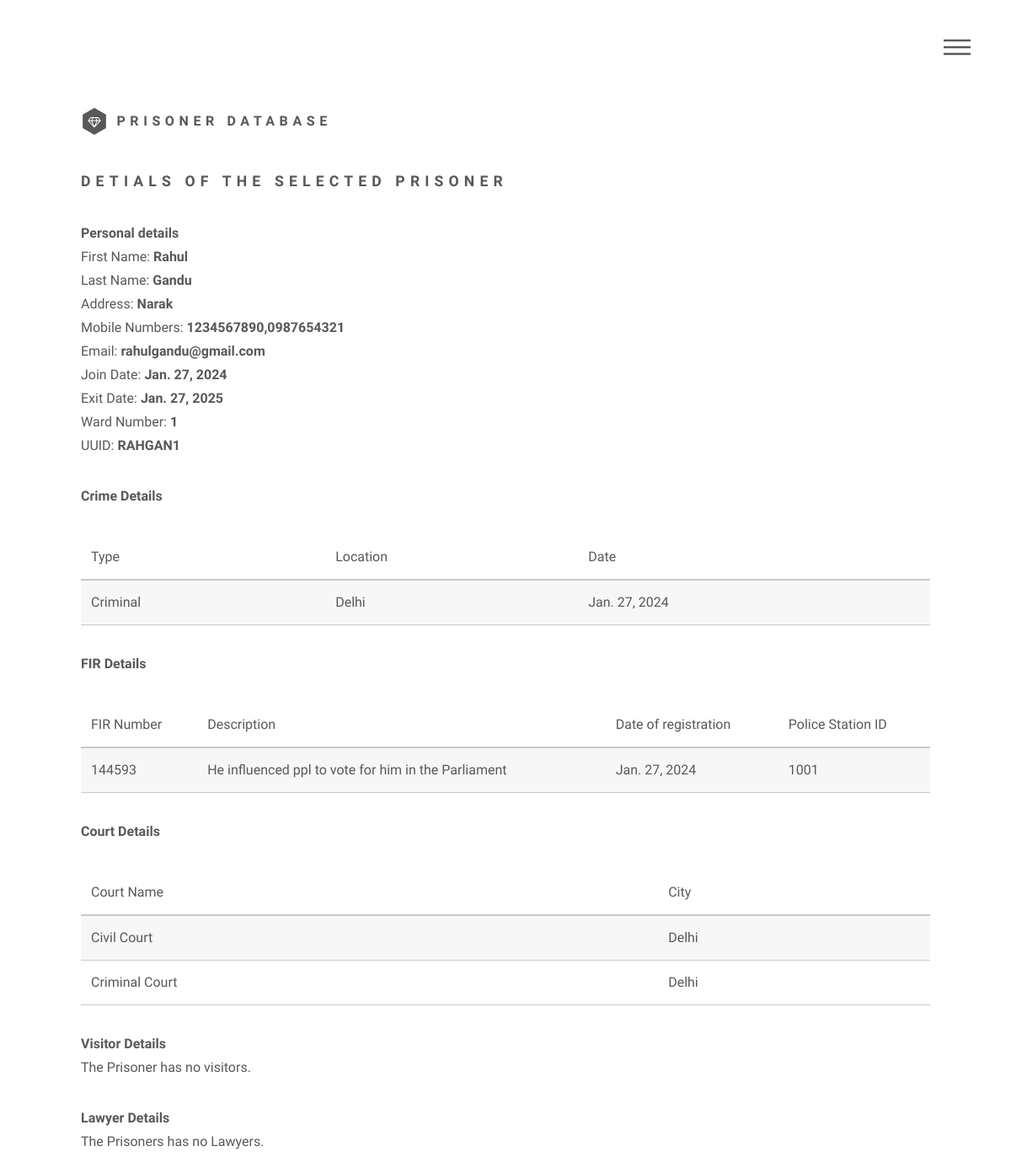
/view/prisoner_details/1/, run on an earlier commit of the app's database.
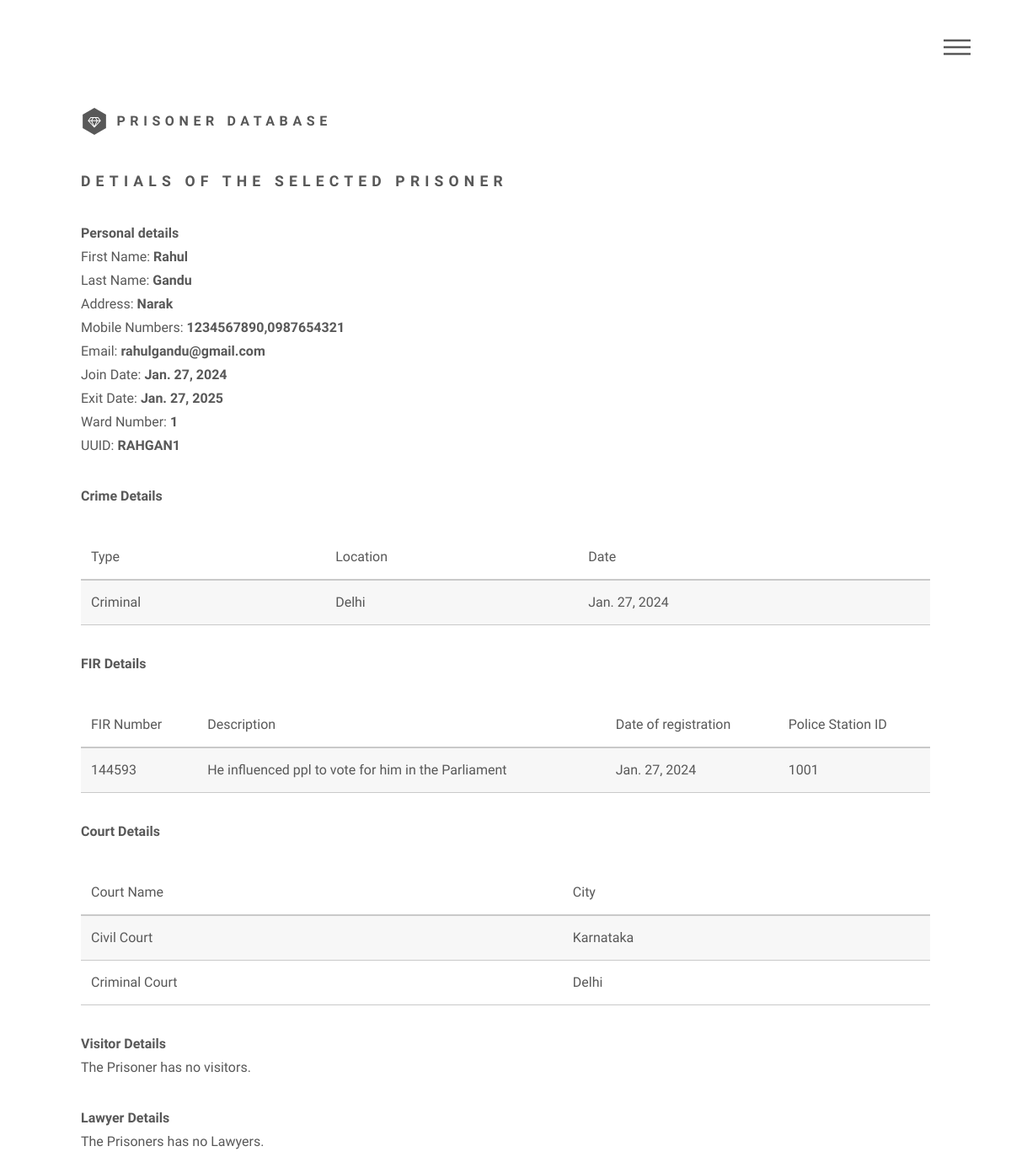
And on a later commit of the database.
### main/models.py (models this page shows, shortened)
class Prisoner(models.Model):
    first_name = models.CharField(max_length=100)
    last_name = models.CharField(max_length=100)
    address = models.TextField()
    mobile_numbers = models.TextField(help_text="Enter mobile numbers, separated by commas")
    email = models.EmailField()
    join_date = models.DateField()
    duration = models.CharField(max_length=100)
    exit_date = models.DateField()
    ward = models.CharField(max_length=100)
    uuid = models.CharField(max_length=100)
    def get_mobile_numbers(self):
        return [number.strip() for number in self.mobile_numbers.split(',')]
    def set_mobile_numbers(self, numbers):
        self.mobile_numbers = ','.join(numbers)
    mobile_numbers_list = property(get_mobile_numbers, set_mobile_numbers)

class Crime(models.Model):
    prisoner = models.ForeignKey(Prisoner, on_delete=models.CASCADE, related_name='crimes')
    crime_type = models.CharField(max_length=200)
    crime_location = models.CharField(max_length=200)
    crime_date = models.DateField()
    fir = models.OneToOneField(FIR, on_delete=models.CASCADE, related_name='fir', null=True, blank=True)

class FIR(models.Model):
    fir_number = models.CharField(max_length=20)
    description = models.TextField()
    date_of_registration = models.DateField()
    ps_id_no = models.CharField(max_length=100)

class Court(models.Model):
    court_name = models.CharField(max_length=100)
    court_location = models.CharField(max_length=200)
    prisoner = models.ForeignKey(Prisoner, on_delete=models.CASCADE, related_name='courts')

### main/views.py (the view)
# urls.py: path("view/prisoner_details/<int:prisoner_id>/", views.view_prisoner_details, name="view_prisoner_details"),
def view_prisoner_details(request, prisoner_id):
    prisoner = Prisoner.objects.get(id=prisoner_id)
    crimes = Crime.objects.filter(prisoner=prisoner)
    firs = []
    for crime in crimes:
        firs.append(crime.fir)
    courts = Court.objects.filter(prisoner=prisoner)
    visitors = Visitor.objects.filter(prisoner=prisoner)
    lawyers = Lawyer.objects.filter(prisoner=prisoner)
    data = {
        "prisoner": prisoner,
        "crimes": crimes,
        "firs": firs,
        "courts": courts,
        "visitors": visitors,
        "lawyers": lawyers
    }
    return render(request, "main/view_prisoner_details.html", data)

### templates/main/view_prisoner_details.html
{% extends 'base.html' %}
{% load static %}
{% block content %}
<h2>Detials of the selected prisoner</h2>
<p>
    <b>Personal details</b><br>
    First Name: <b>{{ prisoner.first_name }}</b><br>
    Last Name: <b>{{ prisoner.last_name }}</b><br>
    Address: <b>{{ prisoner.address }}</b><br>
    Mobile Numbers: <b>{{ prisoner.mobile_numbers }}<br></b>
    Email: <b>{{ prisoner.email }}</b><br>
    Join Date: <b>{{ prisoner.join_date }}</b><br>
    Exit Date: <b>{{ prisoner.exit_date }}</b><br>
    Ward Number: <b>{{ prisoner.ward }}</b><br>
    UUID: <b>{{ prisoner.uuid }}</b><br>
</p>
<p>
    <b>Crime Details</b><br>
    {% if crimes %}
    <table>
        <thead>
            <tr>
                <td>Type</td>
                <td>Location</td>
                <td>Date</td>
            </tr>
        </thead>
        <tbody>
            {% for crime in crimes %}
            <tr>
                <td>
                    {{ crime.crime_type }}
                </td>
                <td>
                    {{ crime.crime_location }}
                </td>
                <td>
                    {{ crime.crime_date }}
                </td>
            </tr>
            {% endfor %}
        </tbody>
    </table>
    {% else %}
    The person has no crimes entered yet
    {% endif %}
</p>
<p>
    <b>FIR Details</b><br>
    {% if firs %}
    <table>
        <thead>
            <tr>
                <td>FIR Number</td>
                <td>Description</td>
                <td>Date of registration</td>
                <td>Police Station ID</td>
            </tr>
        </thead>
        <tbody>
            {% for fir in firs %}
            <tr>
                <td>
                    {{ fir.fir_number }}
                </td>
                <td>
                    {{ fir.description }}
                </td>
                <td>
                    {{ fir.date_of_registration }}
                </td>
                <td>
                    {{ fir.ps_id_no }}
                </td>
            </tr>
            {% endfor %}
        </tbody>
    </table>
    {% else %}
    The person has no FIRs filed yet
    {% endif %}
</p>
<p>
    <b>Court Details</b><br>
    {% if courts %}
    <table>
        <thead>
            <tr>
                <td>Court Name</td>
                <td>City</td>
            </tr>
        </thead>
        <tbody>
            {% for court in courts %}
            <tr>
                <td>
                    {{ court.court_name }}
                </td>
                <td>
                    {{ court.court_location }}
                </td>
            </tr>
            {% endfor %}
        </tbody>
    </table>
    {% else %}
    The prisoner is not presented in any court.
    {% endif %}
</p>
<p>
    <b>Visitor Details</b><br>
    {% if visitors %}
    <table>
        <thead>
            <tr>
                <td>Visitor Name</td>
                <td>Relationship</td>
                <td>Mobile Number</td>
                <td>Address</td>
                <td>Log in Time</td>
                <td>Log out Time</td>
            </tr>
        </thead>
        <tbody>
            {% for visitor in visitors %}
            <tr>
                <td>
                    {{ visitor.visitor_name }}
                </td>
                <td>
                    {{ visitor.relationship }}
                </td>
                <td>
                    {{ visitor.mobile }}
                </td>
                <td>
                    {{ visitor.address }}
                </td>
                <td>
                    {{ visitor.log_in_time }}
                </td>
                <td>
                    {{ visitor.log_out_time }}
                </td>
            </tr>
            {% endfor %}
        </tbody>
    </table>
    {% else %}
    The Prisoner has no visitors.
    {% endif %}
</p>
<p>
    <b>Lawyer Details</b><br>
    {% if lawyers %}
    <table>
        <thead>
            <tr>
                <td>Name</td>
                <td>Bar No.</td>
            </tr>
        </thead>
        <tbody>
            {% for lawyer in lawyers %}
            <tr>
                <td>
                    {{ lawyer.name }}
                </td>
                <td>
                    {{ lawyer.bar_no }}
                </td>
            </tr>
        </tbody>
        {% endfor %}
    </table>
    {% else %}
    The Prisoners has no Lawyers.
    {% endif %}
</p>
{% endblock %}

### templates/base.html (shortened to what this page needs)
<!DOCTYPE HTML>
{% load static %}
<html>
	<head>
		<link rel="stylesheet" href="{% static 'assets/css/main.css' %}" />
	</head>
	<body class="is-preload">
			<div id="wrapper">
					<header id="header">
						<div class="inner">
								<a href="/" class="logo">
									<span class="symbol"><img src="{% static 'images/logo.svg' %}" alt="" /></span><span class="title">Prisoner Database</span>
								</a>
								<nav>
									<ul>
										<li><a href="#menu">Menu</a></li>
									</ul>
								</nav>
						</div>
					</header>
					<div id="main">
						<div class="inner">
							{% block content %}
							{% endblock %}
						</div>
					</div>
			</div>
	</body>
</html>

### static/assets/css/main.css (style rules this page uses)
html, body, div, span, applet, object, iframe, h1, h2, h3, h4, h5, h6, p, blockquote, pre, a, abbr, acronym, address, big, cite, code, del, dfn, em, img, ins, kbd, q, s, samp, small, strike, strong, sub, sup, tt, var, b, u, i, center, dl, dt, dd, ol, ul, li, fieldset, form, label, legend, table, caption, tbody, tfoot, thead, tr, th, td, article, aside, canvas, details, embed, figure, figcaption, footer, header, hgroup, menu, nav, output, ruby, section, summary, time, mark, audio, video { margin: 0; padding: 0; border: 0; font-size: 100%; font: inherit; vertical-align: baseline; }
article, aside, details, figcaption, figure, footer, header, hgroup, menu, nav, section { display: block; }
body { line-height: 1; }
ol, ul { list-style: none; }
table { border-collapse: collapse; border-spacing: 0; }
body { -webkit-text-size-adjust: none; }
body { -ms-overflow-style: scrollbar; }
html { box-sizing: border-box; }
*, *:before, *:after { box-sizing: inherit; }
body { background: #ffffff; }
body, input, select, textarea { color: #585858; font-family: "Source Sans Pro", Helvetica, sans-serif; font-size: 16pt; font-weight: 300; line-height: 1.75; }
@media screen and (max-width: 1680px) { body, input, select, textarea { font-size: 14pt; } }
@media screen and (max-width: 1280px) { body, input, select, textarea { font-size: 12pt; } }
a { -moz-transition: border-bottom-color 0.2s ease, color 0.2s ease; -webkit-transition: border-bottom-color 0.2s ease, color 0.2s ease; -ms-transition: border-bottom-color 0.2s ease, color 0.2s ease; transition: border-bottom-color 0.2s ease, color 0.2s ease; text-decoration: none; color: #585858; border-bottom: dotted 1px rgba(88, 88, 88, 0.5); }
strong, b { font-weight: 900; }
p { margin: 0 0 2em 0; }
h2, h3, h4, h5, h6 { font-weight: 900; line-height: 1.5; margin: 0 0 2em 0; text-transform: uppercase; letter-spacing: 0.35em; }
h2 { font-size: 1.1em; }
ul { list-style: disc; margin: 0 0 2em 0; padding-left: 1em; }
ul li { padding-left: 0.5em; }
table { margin: 0 0 2em 0; width: 100%; }
table tbody tr { border: solid 1px #c9c9c9; border-left: 0; border-right: 0; }
table tbody tr:nth-child(2n + 1) { background-color: rgba(144, 144, 144, 0.075); }
table td { padding: 0.75em 0.75em; }
table thead { border-bottom: solid 2px #c9c9c9; }
#header { padding: 8em 0 0.1em 0 ; }
#header .logo { display: block; border-bottom: 0; color: inherit; font-weight: 900; letter-spacing: 0.35em; margin: 0 0 2.5em 0; text-decoration: none; text-transform: uppercase; display: inline-block; }
#header .logo > * { display: inline-block; vertical-align: middle; }
#header .logo .symbol { margin-right: 0.65em; }
#header .logo .symbol img { display: block; width: 2em; height: 2em; }
#header nav { position: fixed; right: 2em; top: 2em; z-index: 10000; }
#header nav ul { display: -moz-flex; display: -webkit-flex; display: -ms-flex; display: flex; -moz-align-items: center; -webkit-align-items: center; -ms-align-items: center; align-items: center; list-style: none; margin: 0; padding: 0; }
#header nav ul li { display: block; padding: 0; }
#header nav ul li a { display: block; position: relative; height: 3em; line-height: 3em; padding: 0 1.5em; background-color: rgba(255, 255, 255, 0.5); border-radius: 4px; border: 0; font-size: 0.8em; font-weight: 900; letter-spacing: 0.35em; text-transform: uppercase; }
#header nav ul li a[href="#menu"] { -webkit-tap-highlight-color: transparent; width: 4em; text-indent: 4em; font-size: 1em; overflow: hidden; padding: 0; white-space: nowrap; }
#header nav ul li a[href="#menu"]:before, #header nav ul li a[href="#menu"]:after { -moz-transition: opacity 0.2s ease; -webkit-transition: opacity 0.2s ease; -ms-transition: opacity 0.2s ease; transition: opacity 0.2s ease; content: ''; display: block; position: absolute; top: 0; left: 0; width: 100%; height: 100%; background-position: center; background-repeat: no-repeat; background-size: 2em 2em; }
#header nav ul li a[href="#menu"]:before { opacity: 0; }
#header nav ul li a[href="#menu"]:after { opacity: 1; }
#wrapper { -moz-transition: opacity 0.45s ease; -webkit-transition: opacity 0.45s ease; -ms-transition: opacity 0.45s ease; transition: opacity 0.45s ease; opacity: 1; }
#main { padding: 0em 0 6em 0 ; }
#wrapper > * > .inner { width: 100%; max-width: 68em; margin: 0 auto; padding: 0 2.5em; }

What changed in the data, as far as the page shows it:
changed Court "Civil Court": court_location "Delhi" → "Karnataka"
